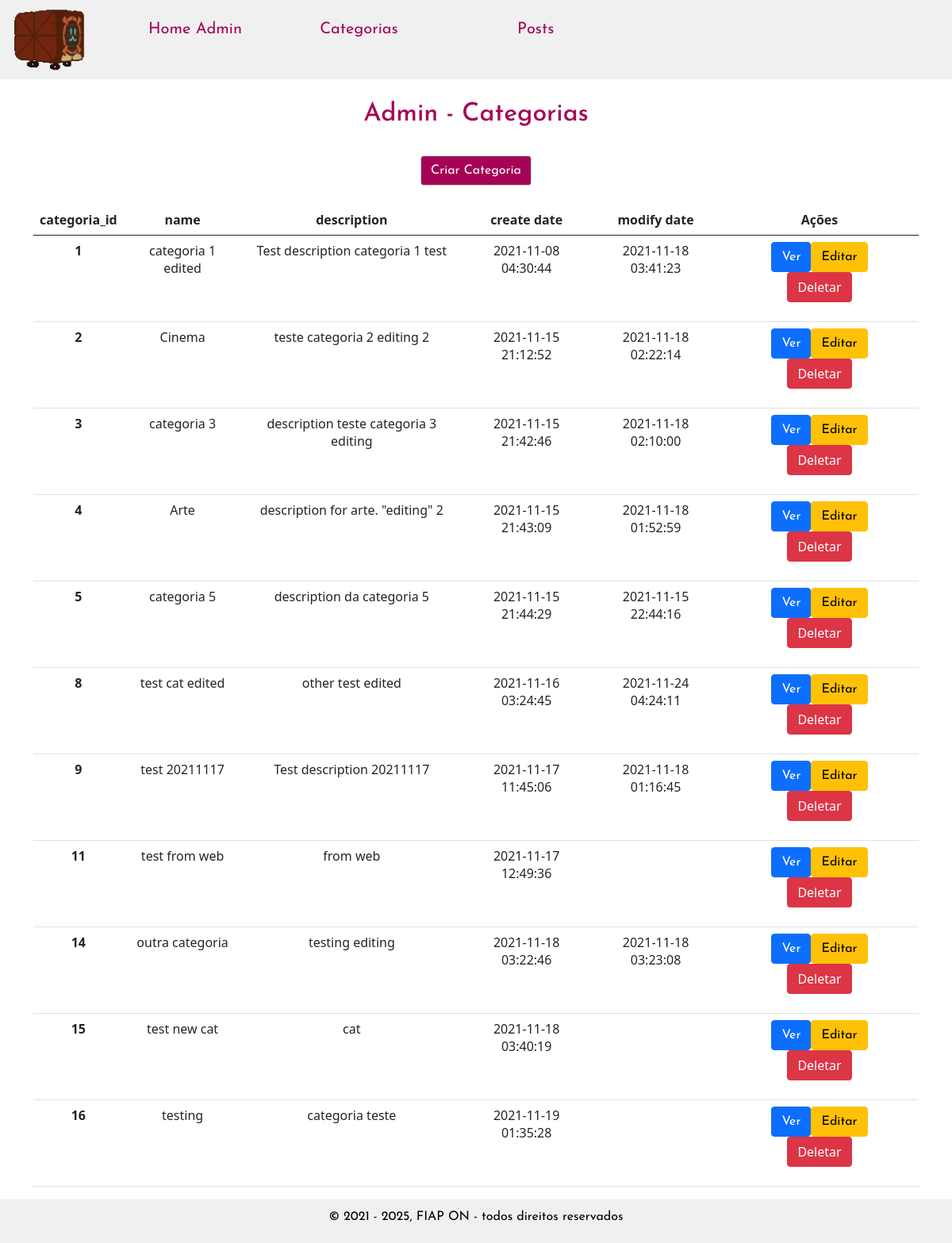
The app's page /admin/categoria/AdminListCategoria.php with its own data.
### tables this page shows
CREATE TABLE `categoria` (
  `categoria_id` int(10) UNSIGNED NOT NULL,
  `name` varchar(100) NOT NULL,
  `description` text DEFAULT NULL,
  `create_date` datetime NOT NULL DEFAULT current_timestamp(),
  `modify_date` datetime DEFAULT NULL ON UPDATE current_timestamp()
);

### admin/categoria/AdminListCategoria.php (the view, shortened to what this page needs)
<?php
require_once __DIR__ . '/../../db/conn.inc.php';
$sql = 'select categoria_id,name,description,create_date,modify_date from categoria order by categoria_id asc';
$stmt = $conn->prepare($sql);
$stmt->execute();
$results = $stmt->fetchAll(PDO::FETCH_ASSOC);
?>
<html>
<head>
    <link href="https://cdn.jsdelivr.net/npm/bootstrap@5.0.2/dist/css/bootstrap.min.css" rel="stylesheet">
    <link rel="stylesheet" href="lib/fontawesome-free/css/all.min.css">
    <link rel="stylesheet" href="https://code.ionicframework.com/ionicons/2.0.1/css/ionicons.min.css">
    <link rel="stylesheet" href="../../public/css/header.css">
    <link rel="stylesheet" href="../../public/css/footer.css">
    <link rel="stylesheet" href="../../public/css/main.css">
</head>
<div class="row">
    <header class="header">
        <nav>
            <ul class="nav">
                <li class="nav-item col-1">
                    <a href="../index.php"> <img src="../../public/images/dollybot.png" width="90" height="80" alt="Home" title="Home" class="logo"></a>
                </li>
                <li class="nav-item col-2 mt-2">
                    <a href="../index.php">Home Admin</a>
                </li>
                <li class="nav-item col-2 mt-2">
                    <a href="../categoria/AdminListCategoria.php">Categorias</a>
                </li>
                <li class="nav-item col-2 mt-2">
                    <a href="../post/AdminListPost.php">Posts</a>
                </li>
            </ul>
        </nav>
    </header>
</div>
<body>
    <h2>Admin - Categorias</h2>
    <div class="container">
        <div class="container-fluid" style="text-align:center;">
            <a href="./Create.php" class="btn btn-info" style="color: #fff;
                background-color: #a60356;
                border-color: #d1dbdd;">
                Criar Categoria
            </a>
        </div>
    </div>
    <div class=" container">
        <table class="table" style="text-align: center;">
            <thead>
                <tr>
                    <th scope="col">categoria_id</th>
                    <th scope="col">name</th>
                    <th scope="col">description</th>
                    <th scope="col">create date</th>
                    <th scope="col">modify date</th>
                    <th scope="col">Ações</th>
                </tr>
            </thead>
            <tbody>
                <?php
                foreach ($results as $row) {
                    echo '<tr>';
                    echo '<th scope="row">' . $row['categoria_id'] . '</th>';
                    echo '<td>' . $row['name'] . '</td>';
                    echo '<td>' . $row['description'] . '</td>';
                    echo '<td>' . $row['create_date'] . '</td>';
                    echo '<td>' . $row['modify_date'] . '</td>';
                    echo '<td width=250>';
                    echo '<a class="btn btn-primary" href="Ver.php?id=' . $row['categoria_id'] . '">Ver</a>';
                    echo '<a class="btn btn-warning" href="Editar.php?id=' . $row['categoria_id'] . '">Editar</a>';
                ?>
                    <form action='Deletar.php?id=<?php echo $row['categoria_id']; ?>' method="post">
                        <button type="submit" class="btn btn-danger">Deletar</button>
                    </form>
                <?php
                    echo '</td>';
                    echo '</tr>';
                }
                ?>
            </tbody>
        </table>
    </div>
</body>
<footer class="estilo_footer">
    <p>© 2021 - 2025, FIAP ON - todos direitos reservados</p>
</footer>
</html>

### public/css/header.css (style rules this page uses)
nav ul { margin: 10px !important; }
nav ul li a { text-decoration: none; color: #a60356; font-family: "Josefin Sans", sans-serif; font-size: 20px; }
.logo { position: relative; }

### public/css/footer.css (style rules this page uses)
.estilo_footer { background: rgba(196, 196, 196, 0.25); width: 100%; color: black; padding: 5px; position: relative; bottom: 0; left: 0; padding-top: 10px; text-align: center; box-sizing: border-box; font-family: Josefin Sans; font-style: normal; font-weight: normal; font-size: 16px; line-height: 24px; clear: both; }

### public/css/main.css (style rules this page uses)
.header { display: block; font-family: "Josefin Sans", sans-serif; background-color: rgba(196, 196, 196, 0.25); width: 100%; color: #a60356; font-size: 24px; text-align: right; }
h2 { display: block; font-family: "Josefin Sans", sans-serif; color: #a60356; padding-top: 25px; padding-bottom: 25px; text-align: center; }
a { font-family: "Josefin Sans", sans-serif; color: #a60356; }
.container table { text-align: center !important; }

### records on screen
categoria: categoria_id "1", name "categoria 1 edited", description "Test description categoria 1 test", create_date "2021-11-08 04:30:44", modify_date "2021-11-18 03:41:23"
categoria: categoria_id "2", name "Cinema", description "teste categoria 2 editing 2", create_date "2021-11-15 21:12:52", modify_date "2021-11-18 02:22:14"
categoria: categoria_id "3", name "categoria 3", description "description teste categoria 3 editing", create_date "2021-11-15 21:42:46", modify_date "2021-11-18 02:10:00"
categoria: categoria_id "4", name "Arte", description "description for arte. \"editing\" 2", create_date "2021-11-15 21:43:09", modify_date "2021-11-18 01:52:59"
categoria: categoria_id "5", name "categoria 5", description "description da categoria 5", create_date "2021-11-15 21:44:29", modify_date "2021-11-15 22:44:16"
categoria: categoria_id "8", name "test cat edited", description "other test edited", create_date "2021-11-16 03:24:45", modify_date "2021-11-24 04:24:11"
categoria: categoria_id "9", name "test 20211117", description "Test description 20211117", create_date "2021-11-17 11:45:06", modify_date "2021-11-18 01:16:45"
categoria: categoria_id "11", name "test from web", description "from web", create_date "2021-11-17 12:49:36"
categoria: categoria_id "14", name "outra categoria", description "testing editing", create_date "2021-11-18 03:22:46", modify_date "2021-11-18 03:23:08"
categoria: categoria_id "15", name "test new cat", description "cat", create_date "2021-11-18 03:40:19"
categoria: categoria_id "16", name "testing", description "categoria teste", create_date "2021-11-19 01:35:28"
